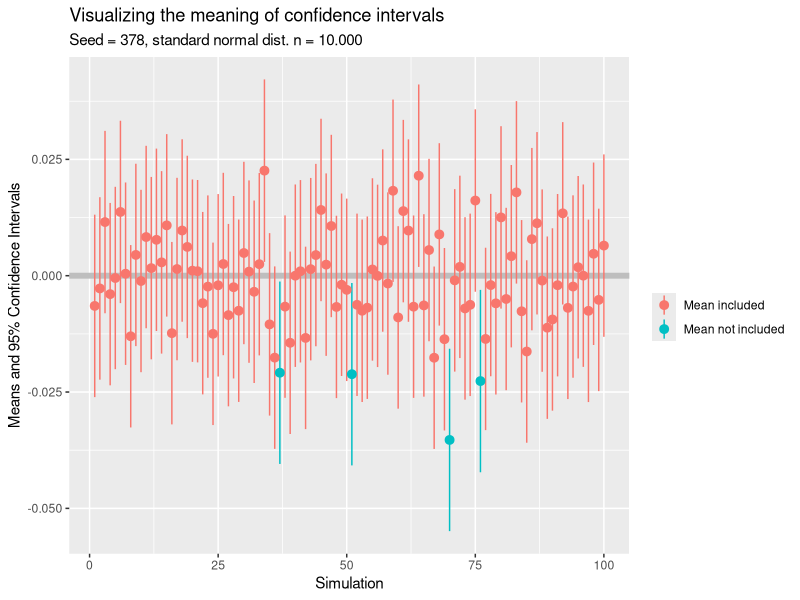

This chart was generated by the following R code:
## ---- chunk 1
set.seed(378)

library(tidyverse)
library(knitr)
library(kableExtra)
## ---- chunk 2
# create Matrix with dim 10000 * 100 and transform into list
dat.sim <- replicate(100, 
                     rnorm(n = 10000, mean = 0, sd = 1)) %>% 
  array_tree(margin = 2)

# create function which calculates the mean, the degree of freedom, the standard error, the lower and upper CI bound for a single vector
stat_fun <- function(x) {
  MEAN <- mean(x)
  DF <- length(x) - 1
  SE <- 1 / sqrt(length(x))
  INT <- qt(.975, DF) * SE
  return(c("Mean" = MEAN, "Bias" = MEAN - 0, 
           "SE" = SE, "CI.lower" = MEAN - INT, 
           "CI.upper" = MEAN + INT))
} 

# Executing function on all vectors of the list, bind to one data frame and checking which simulations include the population mean in the CI
results <- dat.sim %>% 
  map_df(stat_fun) %>% 
  mutate(included = case_when(CI.lower < 0 & CI.upper < 0 ~ "Mean not included",
                              TRUE ~ "Mean included"))
## ---- chunk 3
results %>% 
  filter(included == "Mean not included") %>% 
  kable("html") %>% 
  kable_styling(bootstrap_options = c("striped", "hover", "condensed"),
                full_width = F)
## ---- chunk 4
results %>% 
  ggplot() +
  geom_hline(yintercept = 0, size = 2, color = "grey") +
  geom_pointrange(aes(x = 1:100, y = Mean, 
                      ymax = CI.upper, ymin = CI.lower,
                      color = included)) +
  labs(x = "Simulation", y = "Means and 95% Confidence Intervals",
       color = "", title = "Visualizing the meaning of confidence intervals",
       subtitle = "Seed = 378, standard normal dist. n = 10.000")
